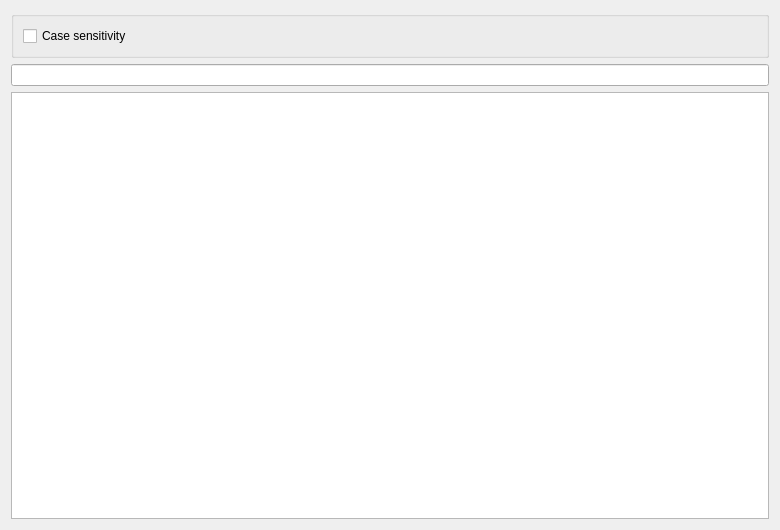
<?xml version="1.0" encoding="UTF-8"?>
<ui version="4.0">
    <class>PlaylistSearchDialog</class>
    <widget class="QDialog" name="PlaylistSearchDialog">
        <property name="geometry">
            <rect>
                <x>0</x>
                <y>0</y>
                <width>780</width>
                <height>530</height>
            </rect>
        </property>
        <property name="windowTitle">
            <string>Dialog</string>
        </property>
        <layout class="QVBoxLayout" name="verticalLayout">
            <item>
                <widget class="QGroupBox" name="configGroupBox">
                    <property name="title">
                        <string/>
                    </property>
                    <layout class="QHBoxLayout" name="horizontalLayout">
                        <item>
                            <widget class="QCheckBox" name="caseCheckBox">
                                <property name="text">
                                    <string>Case sensitivity</string>
                                </property>
                            </widget>
                        </item>
                    </layout>
                </widget>
            </item>
            <item>
                <widget class="QLineEdit" name="searchLineEdit"/>
            </item>
            <item>
                <widget class="TableViewEx" name="searchTableView"/>
            </item>
        </layout>
    </widget>
    <customwidgets>
        <customwidget>
            <class>TableViewEx</class>
            <extends>QTableView</extends>
            <header location="global">src/gui/widget/tableviewex.h</header>
        </customwidget>
    </customwidgets>
    <resources/>
    <connections/>
</ui>
